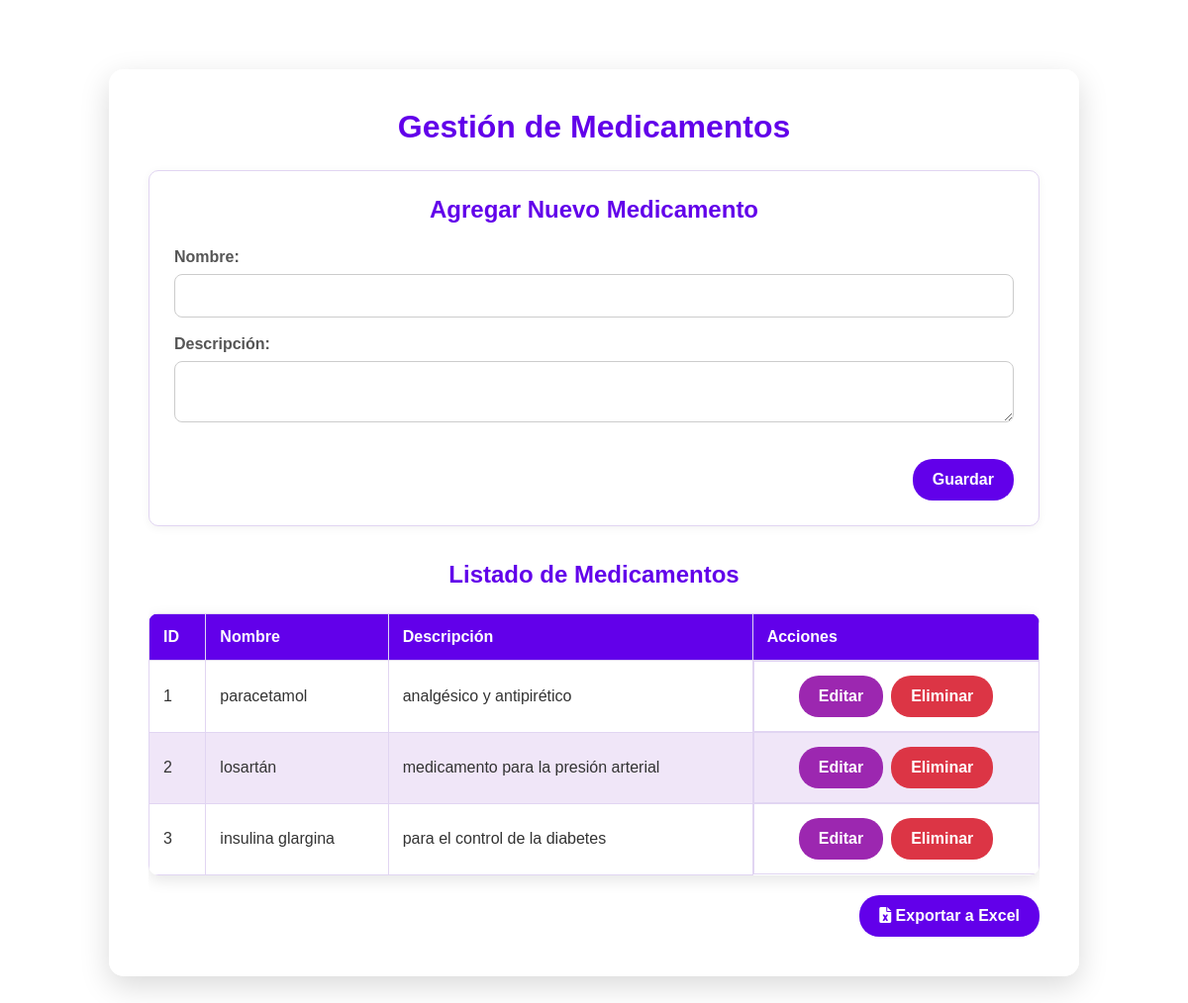
The page /views/admin/html_admin/gestion_medicamentos.php (signed in) on the database its author committed.
### tables this page shows
create table tb_medicamento (
    id_medicamento int primary key auto_increment,
    nombre_medicamento varchar(100) not null,
    descripcion_medicamento varchar(250) null,
    estado enum('Activo','Inactivo') default 'Activo'
);

### controllers/admin/HC/medicamento.controlador.php (called while the page is built, shortened)
<?php
require_once __DIR__ . "/../../../models/clases/medicamento.modelo.php";
class ControladorMedicamentosAdmin {
    static public function ctrMostrarMedicamentos($item, $valor) {
        $tabla = "tb_medicamento";
        $modelo = new ModeloMedicamentos();
        return $modelo->mdlMostrarMedicamentos($tabla, $item, $valor);
    }
}

### models/clases/medicamento.modelo.php (called while the page is built, shortened)
<?php
class ModeloMedicamentos {
    private $conn;
    public function __construct() {
        require(__DIR__ . '/../data_base/database.php');
        $this->conn = $conn;
    }
    public function mdlMostrarMedicamentos($tabla, $item, $valor) {
        if ($item != null) {
            $stmt = $this->conn->prepare("SELECT * FROM $tabla WHERE $item = :$item AND estado = 'Activo'");
            $stmt->bindParam(":" . $item, $valor, PDO::PARAM_STR);
            $stmt->execute();
            return $stmt->fetch();
        } else {
            $stmt = $this->conn->prepare("SELECT * FROM $tabla WHERE estado = 'Activo'");
            $stmt->execute();
            return $stmt->fetchAll();
        }
    }
}
?>

### views/admin/html_admin/gestion_medicamentos.php (the view, shortened to what this page needs)
<?php
require_once __DIR__ . "/../../../controllers/admin/HC/medicamento.controlador.php";
?>
<!DOCTYPE html>
<html lang="es">
<head>
    <link rel="stylesheet" href="../../css/styles.css">
    <link rel="stylesheet" href="https://cdnjs.cloudflare.com/ajax/libs/font-awesome/6.0.0-beta3/css/all.min.css">
</head>
<body>
    <div class="container">
        <h1>Gestión de Medicamentos</h1>
        <div class="form-container">
            <form method="post" id="medicamento-form">
                <h2 id="form-title">Agregar Nuevo Medicamento</h2>
                <div class="form-group">
                    <label for="nombre_medicamento">Nombre:</label>
                    <input type="text" id="nombre_medicamento" name="nombre_medicamento" required>
                </div>
                <div class="form-group">
                    <label for="descripcion_medicamento">Descripción:</label>
                    <textarea id="descripcion_medicamento" name="descripcion_medicamento"></textarea>
                </div>
                <div class="form-actions">
                    <button type="submit" class="btn btn-primary">Guardar</button>
                </div>
            </form>
        </div>
        <div class="table-container">
            <h2>Listado de Medicamentos</h2>
            <table>
                <thead>
                    <tr>
                        <th>ID</th>
                        <th>Nombre</th>
                        <th>Descripción</th>
                        <th>Acciones</th>
                    </tr>
                </thead>
                <tbody>
                    <?php
                    $medicamentos = ControladorMedicamentosAdmin::ctrMostrarMedicamentos(null, null);
                    if (is_array($medicamentos) && !empty($medicamentos)) {
                        foreach ($medicamentos as $medicamento):
                        ?>
                        <tr>
                            <td><?= htmlspecialchars($medicamento["id_medicamento"]) ?></td>
                            <td><?= htmlspecialchars($medicamento["nombre_medicamento"]) ?></td>
                            <td><?= htmlspecialchars($medicamento["descripcion_medicamento"]) ?></td>
                            <td>
                                <button class="btn btn-warning btn-editar"
                                        data-id="<?= $medicamento["id_medicamento"] ?>"
                                        data-nombre="<?= htmlspecialchars($medicamento["nombre_medicamento"]) ?>"
                                        data-descripcion="<?= htmlspecialchars($medicamento["descripcion_medicamento"]) ?>">
                                    Editar
                                </button>
                                <a href="gestion_medicamentos.php?idEliminar=<?= $medicamento["id_medicamento"] ?>"
                                   class="btn btn-danger" onclick="return confirm('¿Estás seguro de que quieres desactivar este medicamento?')">
                                   Eliminar
                                </a>
                            </td>
                        </tr>
                        <?php
                        endforeach;
                    } else {
                        echo '<tr><td colspan="4">No hay medicamentos registrados.</td></tr>';
                    }
                    ?>
                </tbody>
            </table>
            <div class="export-button" style="margin-top: 20px; text-align: right;">
                <a href="../../../controllers/admin/HC/exportar_medicamentos.php" class="btn btn-success">
                    <i class="fas fa-file-excel"></i> Exportar a Excel
                </a>
            </div>
        </div>
    </div>
</body>
</html>

### views/css/styles.css (style rules this page uses)
body { font-family: 'Arial', sans-serif; background-color: #ffffff; color: #333; margin: 0; padding: 20px; }
.container { max-width: 900px; margin: auto; background: rgba(255, 255, 255, 0.95); padding: 2.5rem; border-radius: 15px; box-shadow: 0 10px 30px rgba(0, 0, 0, 0.15); margin-top: 50px; margin-bottom: 50px; }
h1, h2 { color: #6200ea; text-align: center; margin-top: 0; margin-bottom: 25px; }
.form-container { margin-bottom: 30px; padding: 25px; border: 1px solid #e1d5f2; border-radius: 10px; background-color: #ffffff; box-shadow: 0 2px 10px rgba(0, 0, 0, 0.05); }
.form-group { margin-bottom: 18px; }
.form-group label { display: block; margin-bottom: 8px; font-weight: 600; color: #555; }
input[type="text"], input[type="number"], input[type="email"], input[type="password"], input[type="date"], .form-group textarea, .form-group select { width: 100%; padding: 12px; border: 1px solid #ccc; border-radius: 8px; box-sizing: border-box; transition: all 0.3s ease; font-size: 16px; }
.form-actions { text-align: right; padding-top: 15px; }
.table-container { overflow-x: auto; margin-top: 35px; }
table { width: 100%; border-collapse: collapse; margin-top: 20px; box-shadow: 0 5px 15px rgba(0, 0, 0, 0.1); border-radius: 10px; overflow: hidden; }
th, td { padding: 14px; border: 1px solid #e1d5f2; text-align: left; vertical-align: middle; }
thead { background-color: #6200ea; color: #fff; }
tbody tr:nth-child(even) { background-color: #f0e6f8; }
table td:last-child { display: flex; gap: 8px; justify-content: center; align-items: center; flex-wrap: wrap; }
.btn { padding: 12px 20px; border: none; border-radius: 20px; color: white; cursor: pointer; text-decoration: none; display: inline-block; font-size: 16px; font-weight: bold; transition: background 0.3s ease-in-out, transform 0.2s ease; white-space: nowrap; }
.btn-primary { background-color: #6200ea; }
.btn-warning { background-color: #9c27b0; color: white; }
.btn-danger { background-color: #dc3545; }
.btn-success { background-color: #6200ea; }
input[type="text"], input[type="number"], input[type="email"], input[type="password"], input[type="date"], select { font-size: 16px; }

### rows shown on the page
tb_medicamento: id_medicamento "1", nombre_medicamento "paracetamol", descripcion_medicamento "analgésico y antipirético"
tb_medicamento: id_medicamento "2", nombre_medicamento "losartán", descripcion_medicamento "medicamento para la presión arterial"
tb_medicamento: id_medicamento "3", nombre_medicamento "insulina glargina", descripcion_medicamento "para el control de la diabetes"
